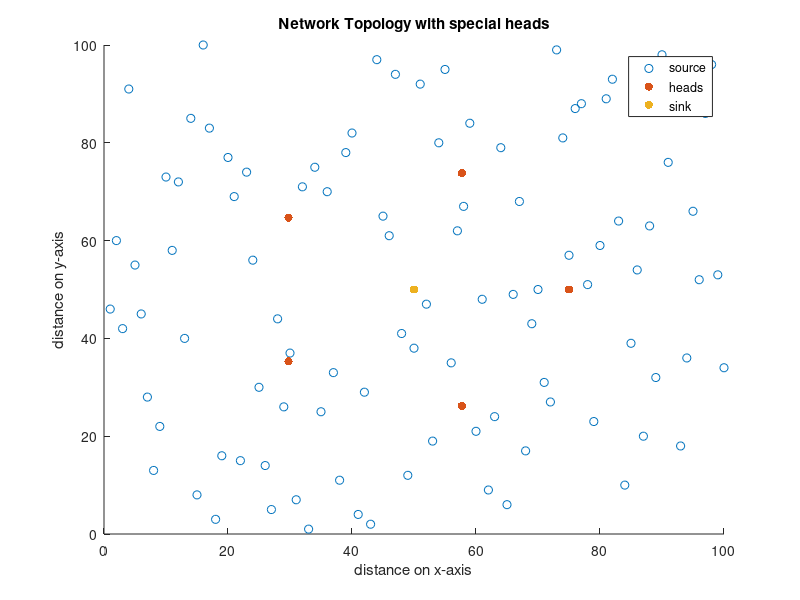
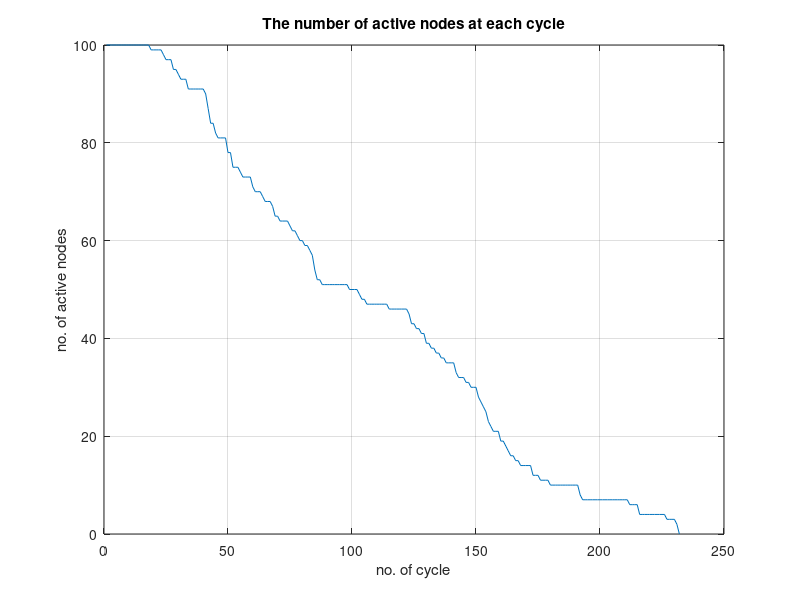
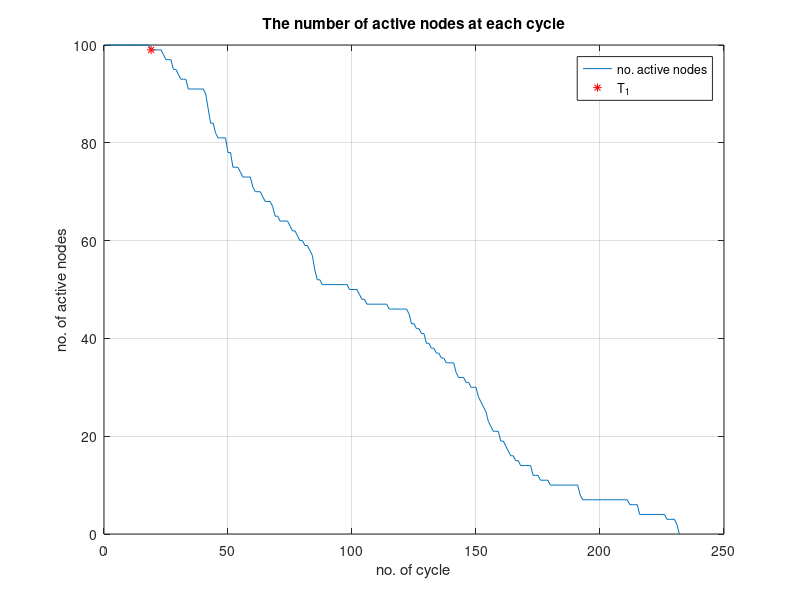
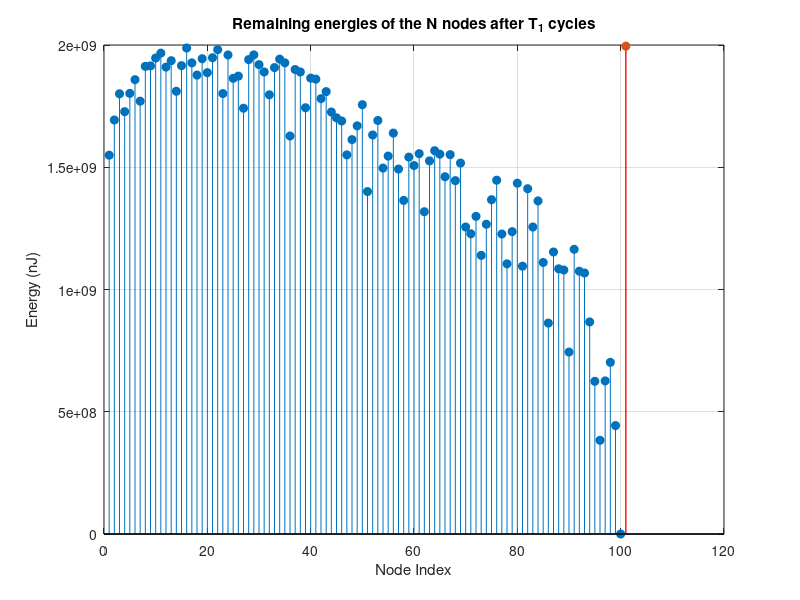

Write MATLAB code to recreate these figures, in order. (Note: a time limit stopped this script after it produced the figures.)
clear; clc; close all;
rng(24); %set the random seed!

%% WSN Parameters
N = 100; %The number of sensors
area_width = 100;  area_height = 100;
eta_short = 10;     %nJ/bit/m2;
eta_long = 0.0013;  %nJ/bit/m4;
d0 = sqrt(eta_short/eta_long); 
E_initial = 2e9; % in nJ (the starting energy)
E_elec = 50; E_agg = 50;
k = 625*8; %number_of_bits per cycle
R = 25;  % radius of the cluster heads

%% Definition of tx and Rx functions
% Tx for regular nodes
func_tx_energy = @(E,eta,exp,d) max(0, E - (k*(E_elec + E_agg) + k*eta*d.^exp));
% Rx from regular nodes
func_rx_energy = @(E, n) max(0, E - (n*k*E_elec));

%% Generating the location of sensors and cluster heads
% (1) Sensor Node
locs = cat(1, randperm(area_width), randperm(area_height))';
% (2) Cluster Heads
uniform_angles = linspace(0,2*pi-2*pi/5,5);
heads_locs = [R*cos(uniform_angles) + 50; R*sin(uniform_angles) + 50]';
% Add the sink node @ the network center
f1 = figure('Name', 'Network Topology with special heads');
scatter(locs(:,1),locs(:,2));
hold on
scatter(heads_locs(:,1), heads_locs(:,2),'filled', 'blue');
hold on
scatter(50,50,'filled');
locs = cat(1, locs, [50, 50]);
legend('source', 'heads','sink');
title('Network Topology with special heads');
xlabel('distance on x-axis');
ylabel('distance on y-axis');
 saveas(f1, [pwd '/Figures/network_topology_with_special_heads']);
%% Calculate the distances
dists = sqrt(sum((locs-[50 50]).^2,2));
heads_dists = sqrt(sum((heads_locs-[50 50]).^2,2));
%% Sort Nodes according to Distances
[dists, ids] = sort(dists);
locs = locs(ids,:);
%% remove sink to end of vectors
dists = [dists(2:end); dists(1)];
locs = [locs(2:end,:); locs(1,:)];
%% GO on cycles!
    % Initiate the energy
energy = E_initial*ones(1,N+1);
heads_energy = 2*E_initial*ones(1,5);
active_nodes_count =(N); active_heads_count = (5);
active_nodes = (1:N); active_heads = (1:5);
tx_threshold = 0;
rx_threshold = k*E_elec; %recieve from @ least 1 head
heads_energy_threshold = tx_threshold + rx_threshold;
t = 1; %initial time step
while 1
 t = t+1;
 if active_heads_count(end) > 0
   num_heads = active_heads_count(end);
   energy = cat(1, energy, zeros(1,N+1));
   heads_energy = cat(1, heads_energy, zeros(1,5));
   for node_index = 1:N
        % select the nearest head
        [dist_to_head, selected_head] = min(sqrt(sum((heads_locs-locs(node_index,:)).^2,2)));
        % (1) nodes send to heads
        if dist_to_head >= d0
            energy(t,node_index) = func_tx_energy(energy(t-1,node_index), eta_long, 4, dist_to_head);
        else
            energy(t,node_index) = func_tx_energy(energy(t-1,node_index), eta_short, 2, dist_to_head);
        end
        % (2) heads receives from nodes
        heads_energy(t,selected_head) = func_rx_energy(heads_energy(t-1,selected_head), 1);
        % (3) heads sends to sink
        head_dist = heads_dists(selected_head);
        if head_dist >= d0
            heads_energy(t, selected_head) = func_tx_energy(heads_energy(t, selected_head), eta_long, 4, head_dist);
        else
            heads_energy(t, selected_head) = func_tx_energy(heads_energy(t, selected_head), eta_short, 2, head_dist);
        end
        % (4) sink receives from heads
        energy(t,N+1) = func_rx_energy(energy(t-1,N+1), 1);
   end
   % Check energies!
    active_nodes = find(energy(t,1:N) > tx_threshold);
    active_nodes_count = cat(2, active_nodes_count, sum(energy(t,1:N) > tx_threshold));
    
    if active_nodes_count(end) == 0 || energy(t,N+1) < rx_threshold 
        break;
    end
    % Check the remaining heads
    active_heads = find(heads_energy(t,1:5) > heads_energy_threshold);
    active_heads_count = cat(2, active_heads_count, sum(heads_energy(t,1:5) > heads_energy_threshold));
T_end_clusters = t; % save this for later!
 else %else_if
    % Operate in the very normal situation!
    for i=1:N
        dist = dists(i);
        if dist <= d0
            energy(t,i) = func_tx_energy(energy(t-1,i), eta_short, 2, dist);
        else
            energy(t,i) = func_tx_energy(energy(t-1,i), eta_long, 4, dist);
        end
    end
    energy(t,N+1) = func_rx_energy(energy(t-1,N+1), active_nodes(end));

    % Check energies!
    active_nodes = find(energy(t,1:N) > tx_threshold);
    active_nodes_count = cat(2, active_nodes_count, sum(energy(t,1:N) > tx_threshold));
    rx_threshold = k*E_elec; %recieve from @ least 1 node
    if active_nodes_count(end) == 0 || energy(t,N+1) < rx_threshold
        break;
    end
end %end_if
end

%% Plotting the number of active nodes per cycle
% remove the first element in the active_nodes vector (intialization)
active_nodes_count = active_nodes_count(2:end);
f2 = figure('Name', 'Curve of Active Nodes');
plot(linspace(1,length(active_nodes_count),length(active_nodes_count)), active_nodes_count);
grid on
xlabel('no. of cycle');
ylabel('no. of active nodes');
title('The number of active nodes at each cycle');
saveas(f2, [pwd '/Figures/The number of active nodes at each cycle - Dedicated Heads'],'fig')
%% Part C: Identifing T1
% Find the lifetime T1
T1 = find(active_nodes_count < N, 1);
f3= figure('Name', 'Curve of Active Nodes with 1st lifetime');
plot(linspace(1,length(active_nodes_count),length(active_nodes_count)), active_nodes_count);
grid on
hold on
plot(T1, active_nodes_count(T1),'r*');
xlabel('no. of cycle');
ylabel('no. of active nodes');
legend('no. active nodes','T_1');
title('The number of active nodes at each cycle');
saveas(f3, [pwd '/Figures/curve of active nodes with 1st lifetimes - Dedicated Heads']);

%% Plotting the remaining energies at T1 cycles
energy_T1 = energy(T1+1, :);
f4 = figure('Name','Remaining energies of the N nodes after T1 cycles');
stem(linspace(1,N,N),energy_T1(1:end-1),"filled")
hold on
stem(N+1,energy_T1(end),"filled",'LineWidth',1,'Color','r')
hold off
grid on
xlabel('Node Index');
ylabel('Energy (nJ)');
title('Remaining energies of the N nodes after T_1 cycles')
saveas(f4, [pwd '/Figures/Remaining energies of the N nodes after T1 cycles - Dedicated Heads'])

%% Part D: Optimizing R parameter
Rs = 5:1:50*sqrt(2);
T1s= [];
%% GO on cycles!
for R = Rs
heads_locs = [R*cos(uniform_angles) + 50; R*sin(uniform_angles) + 50]';
heads_dists = sqrt(sum((heads_locs-[50 50]).^2,2));
    % Initiate the energy
energy = E_initial*ones(1,N+1);
heads_energy = 2*E_initial*ones(1,5);
active_nodes_count =(N); active_heads_count = (5);
active_nodes = (1:N); active_heads = (1:5);
tx_threshold = 0;
rx_threshold = k*E_elec; %recieve from @ least 1 head
heads_energy_threshold = tx_threshold + rx_threshold;
t = 1; %initial time step
while 1
 t = t+1;
 if active_heads_count(end) > 0
   num_heads = active_heads_count(end);
   energy = cat(1, energy, zeros(1,N+1));
   heads_energy = cat(1, heads_energy, zeros(1,5));
   heads_reputation = zeros(1,5);
   for node_index = 1:N
        % select the nearest head
        [dist_to_head, selected_head] = min(sqrt(sum((heads_locs-locs(node_index,:)).^2,2)));
        % (1) nodes send to heads
        if dist_to_head >= d0
            energy(t,node_index) = func_tx_energy(energy(t-1,node_index), eta_long, 4, dist_to_head);
        else
            energy(t,node_index) = func_tx_energy(energy(t-1,node_index), eta_short, 2, dist_to_head);
        end
        heads_reputation(1,selected_head) = heads_reputation(1,selected_head) + 1;
   end
   % (2) heads receives from nodes
   heads_energy(t,:) = func_rx_energy(heads_energy(t-1,:), heads_reputation);
   % (3) heads sends to sink
   for head_index = 1:5
        head_dist = heads_dists(head_index);
        if head_dist >= d0
            heads_energy(t, head_index) = func_tx_energy(heads_energy(t, head_index), eta_long, 4, head_dist);
        else
            heads_energy(t, head_index) = func_tx_energy(heads_energy(t, head_index), eta_short, 2, head_dist);
        end
   end
   % (4) sink receives from heads
   energy(t,N+1) = func_rx_energy(energy(t-1,N+1), active_heads_count(end));
   % Check energies!
    active_nodes = find(energy(t,1:N) > tx_threshold);
    active_nodes_count = cat(2, active_nodes_count, sum(energy(t,1:N) > tx_threshold));
    
    if active_nodes_count(end) == 0 || energy(t,N+1) < rx_threshold 
        break;
    end
    % Check the remaining heads
    active_heads = find(heads_energy(t,1:5) > heads_energy_threshold);
    active_heads_count = cat(2, active_heads_count, sum(heads_energy(t,1:5) > heads_energy_threshold));
 else %else_if
    % Operate in the very normal situation!
    for i=1:N
        dist = dists(i);
        if dist <= d0
            energy(t,i) = func_tx_energy(energy(t-1,i), eta_short, 2, dist);
        else
            energy(t,i) = func_tx_energy(energy(t-1,i), eta_long, 4, dist);
        end
    end
    energy(t,N+1) = func_rx_energy(energy(t-1,N+1), active_nodes(end));

    % Check energies!
    active_nodes = find(energy(t,1:N) > tx_threshold);
    active_nodes_count = cat(2, active_nodes_count, sum(energy(t,1:N) > tx_threshold));
    rx_threshold = k*E_elec; %recieve from @ least 1 node
    if active_nodes_count(end) == 0 || energy(t,N+1) < rx_threshold
        break;
    end
end %end_if
end
T1 = find(active_nodes_count < N, 1);
T1s = cat(2,T1s, T1);
end % end_Cs
% Plotting te relation
f5 = figure('Name','Relation between T1 and R');
stem(Rs, T1s);
grid on
xlabel('R');
ylabel('T_1');
title('Relation between T_1 and R')
saveas(f5, [pwd '/Figures/Relation between T1 and R'])
